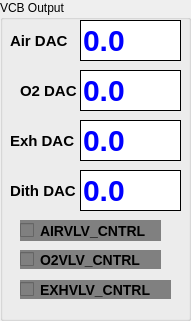
  <widget class="QGroupBox" name="groupBox_6" >
   <property name="geometry" >
    <rect>
     <x>820</x>
     <y>0</y>
     <width>191</width>
     <height>321</height>
    </rect>
   </property>
   <property name="title" >
    <string>VCB Output</string>
   </property>
   <widget class="QLabel" name="label_28" >
    <property name="geometry" >
     <rect>
      <x>10</x>
      <y>30</y>
      <width>71</width>
      <height>22</height>
     </rect>
    </property>
    <property name="styleSheet" >
     <string>QLabel
 {
   border-width: 1px;  
   border-color: black;
   font: bold 15px;
 }
</string>
    </property>
    <property name="text" >
     <string>Air DAC</string>
    </property>
   </widget>
   <widget class="QLabel" name="label_29" >
    <property name="geometry" >
     <rect>
      <x>-60</x>
      <y>10</y>
      <width>71</width>
      <height>21</height>
     </rect>
    </property>
    <property name="text" >
     <string>Total Flow:</string>
    </property>
   </widget>
   <widget class="QLineEdit" name="IDC_DitherDAC" >
    <property name="geometry" >
     <rect>
      <x>80</x>
      <y>170</y>
      <width>101</width>
      <height>41</height>
     </rect>
    </property>
    <property name="styleSheet" >
     <string>QLineEdit
 {
   background-color: white;
   border-style: outset;
   border-width: 1px;  
   border-color: black;
   font: bold 30px;
   color: blue;
 }
</string>
    </property>
    <property name="text" >
     <string>0.0</string>
    </property>
   </widget>
   <widget class="QLabel" name="label_30" >
    <property name="geometry" >
     <rect>
      <x>20</x>
      <y>80</y>
      <width>61</width>
      <height>22</height>
     </rect>
    </property>
    <property name="styleSheet" >
     <string>QLabel
 {
   border-width: 1px;  
   border-color: black;
   font: bold 15px;
 }
</string>
    </property>
    <property name="text" >
     <string>O2 DAC</string>
    </property>
   </widget>
   <widget class="QLineEdit" name="IDC_ExhDAC" >
    <property name="geometry" >
     <rect>
      <x>80</x>
      <y>120</y>
      <width>101</width>
      <height>41</height>
     </rect>
    </property>
    <property name="styleSheet" >
     <string>QLineEdit
 {
   background-color: white;
   border-style: outset;
   border-width: 1px;  
   border-color: black;
   font: bold 30px;
   color: blue;
 }
</string>
    </property>
    <property name="text" >
     <string>0.0</string>
    </property>
   </widget>
   <widget class="QLineEdit" name="IDC_O2DAC" >
    <property name="geometry" >
     <rect>
      <x>80</x>
      <y>70</y>
      <width>101</width>
      <height>41</height>
     </rect>
    </property>
    <property name="styleSheet" >
     <string>QLineEdit
 {
   background-color: white;
   border-style: outset;
   border-width: 1px;  
   border-color: black;
   font: bold 30px;
   color: blue;
 }
</string>
    </property>
    <property name="text" >
     <string>0.0</string>
    </property>
   </widget>
   <widget class="QLineEdit" name="IDC_AirDAC" >
    <property name="geometry" >
     <rect>
      <x>80</x>
      <y>20</y>
      <width>101</width>
      <height>41</height>
     </rect>
    </property>
    <property name="styleSheet" >
     <string>QLineEdit
 {
   background-color: white;
   border-style: outset;
   border-width: 1px;  
   border-color: black;
   font: bold 30px;
   color: blue;
 }
</string>
    </property>
    <property name="text" >
     <string>0.0</string>
    </property>
   </widget>
   <widget class="QLabel" name="label_31" >
    <property name="geometry" >
     <rect>
      <x>10</x>
      <y>130</y>
      <width>71</width>
      <height>22</height>
     </rect>
    </property>
    <property name="styleSheet" >
     <string>QLabel
 {
   border-width: 1px;  
   border-color: black;
   font: bold 15px;
 }
</string>
    </property>
    <property name="text" >
     <string>Exh DAC</string>
    </property>
   </widget>
   <widget class="QLabel" name="label_32" >
    <property name="geometry" >
     <rect>
      <x>10</x>
      <y>180</y>
      <width>71</width>
      <height>22</height>
     </rect>
    </property>
    <property name="styleSheet" >
     <string>QLabel
 {
   border-width: 1px;  
   border-color: black;
   font: bold 15px;
 }
</string>
    </property>
    <property name="text" >
     <string>Dith DAC</string>
    </property>
   </widget>
   <widget class="QCheckBox" name="IDC_AIRVLV_CNTRL" >
    <property name="geometry" >
     <rect>
      <x>20</x>
      <y>220</y>
      <width>141</width>
      <height>21</height>
     </rect>
    </property>
    <property name="styleSheet" >
     <string>QCheckBox
 {
   background-color: gray;
   border-style: outset;
   border-width: 0px;  
   border-color: black;
   font: bold 14px;
 }
</string>
    </property>
    <property name="text" >
     <string>AIRVLV_CNTRL</string>
    </property>
   </widget>
   <widget class="QCheckBox" name="IDC_O2VLV_CNTRL" >
    <property name="geometry" >
     <rect>
      <x>20</x>
      <y>250</y>
      <width>141</width>
      <height>19</height>
     </rect>
    </property>
    <property name="styleSheet" >
     <string>QCheckBox
 {
   background-color: gray;
   border-style: outset;
   border-width: 0px;  
   border-color: black;
   font: bold 14px;
 }
</string>
    </property>
    <property name="text" >
     <string>O2VLV_CNTRL</string>
    </property>
   </widget>
   <widget class="QCheckBox" name="IDC_EXHVLV_CNTRL" >
    <property name="geometry" >
     <rect>
      <x>20</x>
      <y>280</y>
      <width>151</width>
      <height>19</height>
     </rect>
    </property>
    <property name="styleSheet" >
     <string>QCheckBox
 {
   background-color: gray;
   border-style: outset;
   border-width: 0px;  
   border-color: black;
   font: bold 14px;
 }
</string>
    </property>
    <property name="text" >
     <string>EXHVLV_CNTRL</string>
    </property>
   </widget>
  </widget>
